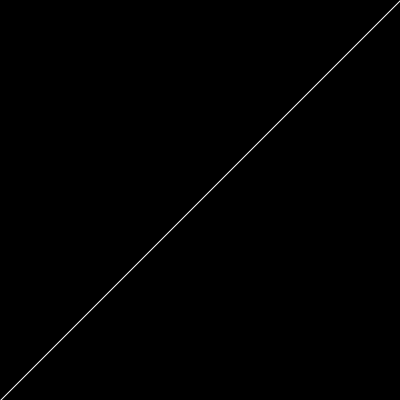
Frame 1 (no input)
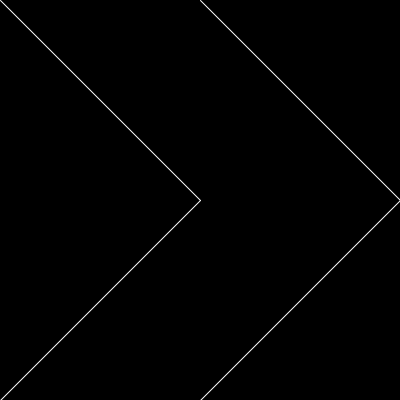
Frame 60 (the mouse pressed at the canvas centre just before this capture)
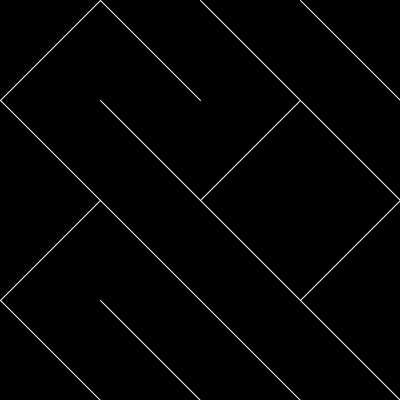
Frame 120 (the mouse held since frame 60 and released just before this capture)

The Processing sketch that drew these frames (run headless with seeded random() and noise(); from frame 60 on, the mouse is pressed at the canvas centre):

// Processing sketch: Print10
// ── Print10.pde
boolean[][] slashes;

void setup() {
  size(400, 400);
  randomizeSlashes(1, 1);
}

void draw() {
  background(0);
  stroke(255);

  for (int x = 0; x < slashes.length; x++) {
    for (int y = 0; y < slashes[x].length; y++) {
      pushMatrix();
      translate(x*width/float(slashes.length), y*height/float(slashes[x].length));

      if (slashes[x][y])
        line(0, 0, width/float(slashes.length), height/float(slashes[x].length));
      else
        line(0, height/float(slashes[x].length), width/float(slashes.length), 0);
      popMatrix();
    }
  }

  if (frameCount%30 == 0)
    randomizeSlashes(1+frameCount/30, 1+frameCount/30);
}

void randomizeSlashes(int columns, int rows) {
  slashes = new boolean[columns][rows];
  for (int x = 0; x < slashes.length; x++)
    for (int y = 0; y < slashes[x].length; y++)
      slashes[x][y] = random(1) < 0.5;
}
